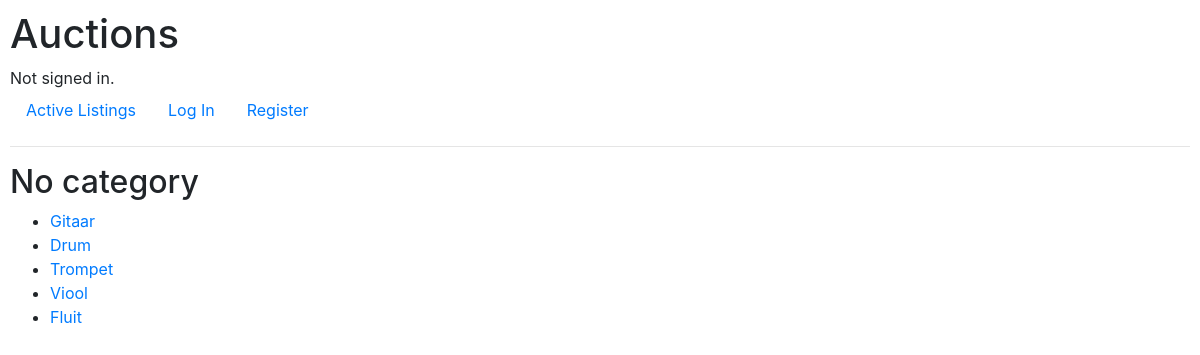
/categories, run on an earlier commit of the app's database.
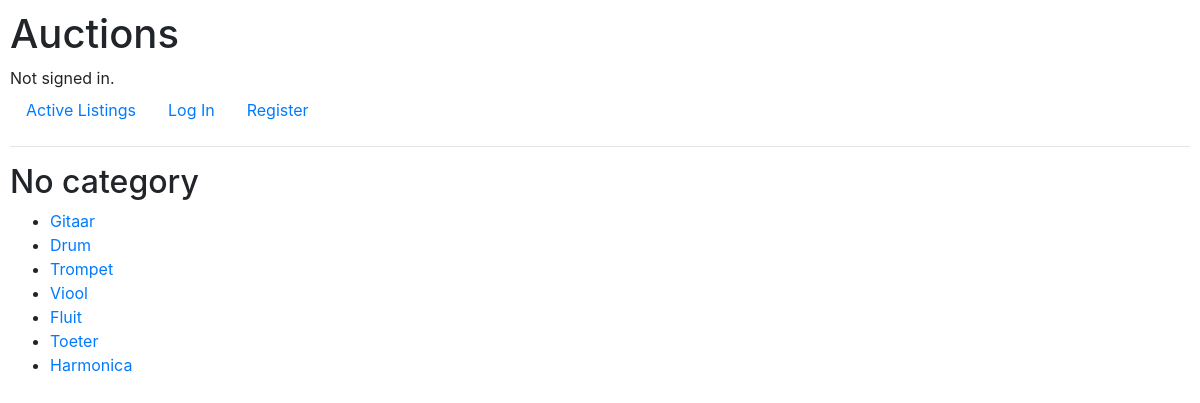
And on a later commit of the database.
### auctions/models.py (models this page shows)
class Listing(models.Model):
    id = models.IntegerField(primary_key=True)
    name = models.CharField(max_length=64)
    user = models.ForeignKey(User, on_delete=models.CASCADE, related_name="listings", default=1)
    description = models.CharField(max_length=256)
    starting_bid = models.IntegerField()
    image_url = models.CharField(blank=True, max_length=256)
    category = models.CharField(max_length=64, blank=True)
    active = models.BooleanField(default=True)
    watched_by = models.ManyToManyField('User', related_name='watchlist')
    def __str__(self):
        return f"{self.id}: {self.name}"

### auctions/views.py (the view)
# urls.py: path("categories", views.categories, name="categories"),
def categories(request):
    listings = Listing.objects.all()
    category_set = {"No category": []}
    for listing in listings:
        if listing.category == "":
            category_set["No category"].append(listing)
        else:
            try:
                category_set[listing.category].append(listing)
            except KeyError:
                category_set[listing.category] = [listing]
    print(category_set)
    return render(request, "auctions/categories.html", {'categories': category_set})

### auctions/templates/auctions/categories.html
{% extends "auctions/layout.html" %}
{% block body %}
    {% for name, listing_list in categories.items reversed %}
        <h2>{{ name }}</h2>
        <ul>
        {% for listing in listing_list %}
            <li><a href="{% url 'listing' listing.id %}">{{ listing.name }}</a></li>
        {% endfor %}
        </ul>
    {% endfor %}
{% endblock %}

What changed in the data, as far as the page shows it:
added Listing: name "Toeter", shown under "No category"
added Listing: name "Harmonica", shown under "No category"
